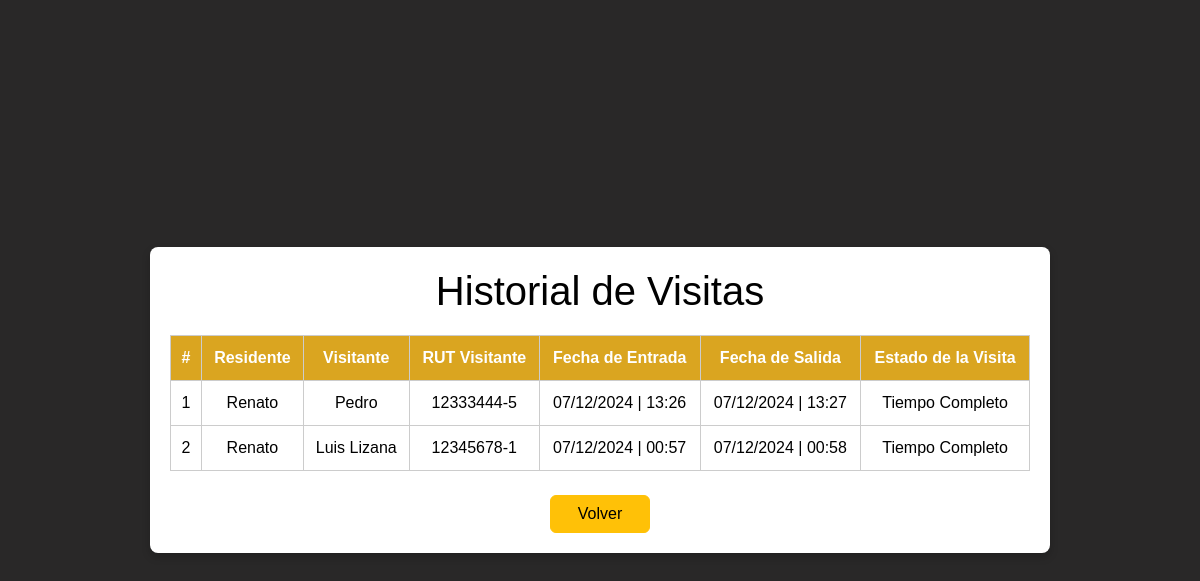
Screenshot of /visitas/historial/ with the database file from the repository.
### visitas/models.py (models this page shows, shortened)
class Visita(models.Model):
    residente = models.ForeignKey(Usuario, on_delete=models.CASCADE, related_name='residente_visita')
    visitante_nombre = models.CharField(max_length=100)
    rut_visitante = models.CharField(max_length=9, default='12345678-9')
    fecha_entrada = models.DateTimeField(auto_now_add=True)
    fecha_salida = models.DateTimeField(null=True, blank=True)
    def estado_visita(self):
        if self.fecha_salida and self.fecha_salida <= timezone.now():
            return "Tiempo Completo"
        else:
            return "En Progreso"

### usuarios/models.py (models this page shows, shortened)
class Usuario(AbstractUser):
    ROL_CHOICES = [
        ('administrador', 'Administrador'),
        ('portero', 'Portero'),
        ('residente', 'Residente'),
        ('arrendatario', 'Arrendatario'),
        ('administrativo', 'Administrativo'),
    ]
    rol = models.CharField(max_length=20, choices=ROL_CHOICES)
    nombre = models.CharField(max_length=50, blank=True, null=True)
    apellidop = models.CharField(max_length=50, blank=True, null=True)
    usuario = models.CharField(max_length=50, blank=True, null=True)
    password = models.CharField(max_length=12, blank=True, null=True)
    groups = models.ManyToManyField(
        'auth.Group',
        related_name='grupos_usuarios',
        blank=True
    )
    user_permissions = models.ManyToManyField(
        'auth.Permission',
        related_name='usuarios_permitidos',
        blank=True
    )

### visitas/views.py (the view)
# urls.py: path('historial/', views.historial_visitas, name='historial_visitas'),
def historial_visitas(request):
    visitas = Visita.objects.all().order_by('-fecha_entrada')
    return render(request, 'visitas/historial_visitas.html', {'visitas': visitas})

### visitas/templates/visitas/historial_visitas.html (shortened to what this page needs)
<!DOCTYPE html>
<html lang="en">
<head>
    <link href="https://cdn.jsdelivr.net/npm/bootstrap@5.3.0-alpha1/dist/css/bootstrap.min.css" rel="stylesheet">
</head>
<body>
    <div class="table-container">
        <h1 style="font-family: Impact, Haettenschweiler, 'Arial Narrow Bold', sans-serif;">Historial de Visitas</h1>
        <table>
            <thead>
                <tr>
                    <th>#</th>
                    <th>Residente</th>
                    <th>Visitante</th>
                    <th>RUT Visitante</th>
                    <th>Fecha de Entrada</th>
                    <th>Fecha de Salida</th>
                    <th>Estado de la Visita</th>
                </tr>
            </thead>
            <tbody>
                {% for visita in visitas %}
                <tr>
                    <td>{{ forloop.counter }}</td>
                    <td>{{ visita.residente.username }}</td>
                    <td>{{ visita.visitante_nombre }}</td>
                    <td>{{ visita.rut_visitante }}</td>
                    <td>{{ visita.fecha_entrada|date:"d/m/Y" }} | {{ visita.fecha_entrada|date:"H:i" }}</td>
                    <td>
                        {% if visita.fecha_salida %}
                            {{ visita.fecha_salida|date:"d/m/Y" }} | {{ visita.fecha_salida|date:"H:i" }}
                        {% else %}
                            Pendiente
                        {% endif %}
                    </td>
                    <td>{{ visita.estado_visita }}</td>
                </tr>
                {% empty %}
                <tr>
                    <td colspan="7">No hay visitas registradas.</td>
                </tr>
                {% endfor %}
            </tbody>
        </table>
        <br>
        <a href="{% url 'visitas:visitas' %}">
            <button style="width: 100px;" type="button" class="btn btn-warning">Volver</button>
        </a>
    </div>
</body>
</html>

### visitas/templates/visitas/historial_visitas.html (style rules this page uses)
body { font-family: Arial, sans-serif; height: 100vh; margin: 0; background-color: rgb(41, 40, 40); color: goldenrod; display: flex; justify-content: center; align-items: center; flex-direction: column; }
.table-container { background-color: white; color: black; border-radius: 8px; padding: 20px; box-shadow: 0px 4px 8px rgba(0, 0, 0, 0.2); width: 100%; max-width: 900px; text-align: center; }
table { width: 100%; margin-top: 20px; border-collapse: collapse; }
table th, table td { padding: 10px; border: 1px solid #ccc; text-align: center; }
table th { background-color: goldenrod; color: white; }
a { color: goldenrod; text-decoration: none; display: block; }

### rows the page displays
Visita: residente.username "Renato", visitante_nombre "Pedro", rut_visitante "12333444-5", fecha_entrada "07/12/2024", fecha_entrada "13:26", fecha_salida "07/12/2024", fecha_salida "13:27", estado_visita "Tiempo Completo"
Visita: residente.username "Renato", visitante_nombre "Luis Lizana", rut_visitante "12345678-1", fecha_entrada "07/12/2024", fecha_entrada "00:57", fecha_salida "07/12/2024", fecha_salida "00:58", estado_visita "Tiempo Completo"
